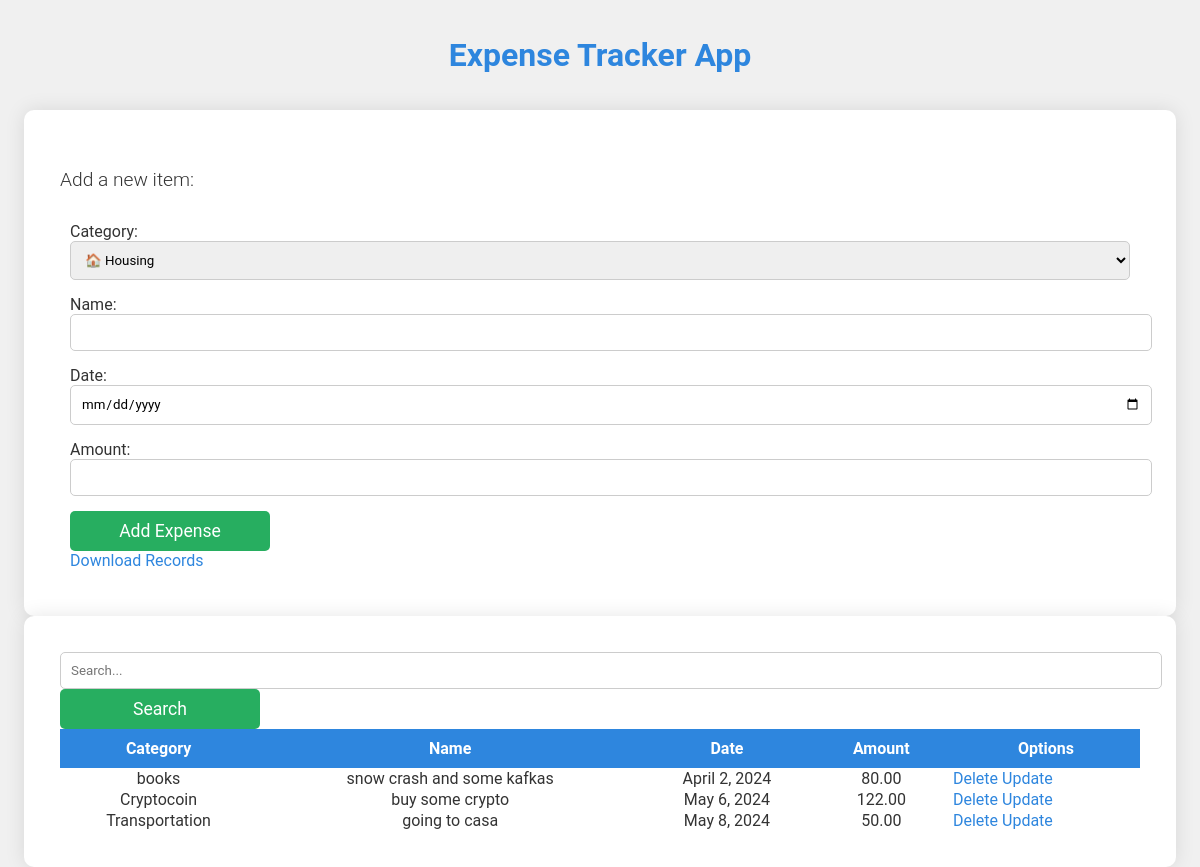
The app's page / (signed in) with its own data.
### core/models.py (models this page shows)
class Expense(models.Model):
    user = models.ForeignKey(User, on_delete=models.CASCADE)
    category = models.CharField(max_length=100)
    name = models.CharField(max_length=100)
    date = models.DateField()
    amount = models.DecimalField(max_digits=10, decimal_places=2)

### core/views.py (the view)
# urls.py: path('', views.home, name='home'),
def home(request):
    expenses = Expense.objects.filter(user=request.user)
    return render(request, 'app.html', {'expenses': expenses})

### core/templates/app.html (shortened to what this page needs)
<!DOCTYPE html>
<html lang="en">
<head>
        {% load static %}
    <link rel="stylesheet" href="{% static 'core/style.css' %}">
</head>
<body>
    <header>
        <center>
            <h1 class="title">Expense Tracker App</h1>
        </center>
    <header>
    <section class="content">
        <h3 class="secondTitle">Add a new item: </h3>
        <div class="form">
                <form method="post" action="{% url 'add_expense' %}">
        <div class="formLine left">
            <label for="category">Category:</label>
            <select id="category" name="category">
                <option value="Housing">🏠 Housing</option>
            </select>
        </div>
        <div class="formLine right">
            <label for="name">Name:</label>
            <input type="text" id="name" name="name">
        </div>
        <div class="formLine left">
            <label for="date">Date:</label>
            <input type="date" id="date" name="date">
        </div>
        <div class="formLine right">
            <label for="amount">Amount:</label>
            <input type="text" id="amount" name="amount">
        </div>
        <button type="submit">Add Expense</button>
    </form>
    <a href="{% url 'download_records' %}" class="btn btn-primary">Download Records</a>
        </div>
    </section>
    <section class="content">
<form method="GET" action="{% url 'search' %}">
    <input type="text" name="query" placeholder="Search...">
    <button type="submit">Search</button>
</form>
        <table class="table">
            <thead>
                <tr>
                    <th>Category</th>
                    <th>Name</th>
                    <th>Date</th>
                    <th>Amount</th>
                    <th>Options</th>
                </tr>
            </thead>
            <tbody id="expenseTable">
            {% for expense in expenses %}
            <tr>
                <td><center> {{ expense.category }} </center></td>
                <td><center> {{ expense.name }} </center></td>
                <td><center> {{ expense.date }} </center></td>
                <td><center> {{ expense.amount }} </center></td>
                <td>
                    <a href="{% url 'delete_expense' expense.pk %}">Delete</a>
                    <a href="{% url 'edit_expense' expense.pk %}">Update</a>
                </td>
            </tr>
            {% endfor %}
            </tbody>
        </table>
    </section>
</body>
</html>

### core/static/core/style.css (style rules this page uses)
* { margin: 0; font-family: 'Roboto', sans-serif; }
body { background: #f0f0f0; color: #333; }
.title { width: 90%; color: #2e86de; margin: 3% auto; text-align: center; font-size: 2rem; }
.content { width: 90%; margin: 0 auto; background-color: #fff; padding: 3%; border-radius: 10px; box-shadow: 0px 0px 20px rgba(0, 0, 0, 0.1); }
.secondTitle { margin: 2% 0; font-weight: 300; font-size: 1.2rem; }
.form { padding: 10px; }
.formLine { margin-bottom: 15px; }
input, select { width: 100%; padding: 10px; border: 1px solid #ccc; border-radius: 5px; }
table { width: 100%; border-collapse: collapse; }
thead { background-color: #2e86de; color: #fff; }
thead th { padding: 10px; }
button { width: 200px; color: #fff; padding: 10px; text-align: center; font-size: 1.1rem; background-color: #27ae60; border: none; border-radius: 5px; cursor: pointer; }
a { text-decoration: none; color: #2e86de; transition: color 0.3s ease; }

### records on screen
Expense: category "books", name "snow crash and some kafkas", date "April 2, 2024", amount "80.00"
Expense: category "Cryptocoin", name "buy some crypto", date "May 6, 2024", amount "122.00"
Expense: category "Transportation", name "going to casa", date "May 8, 2024", amount "50.00"
